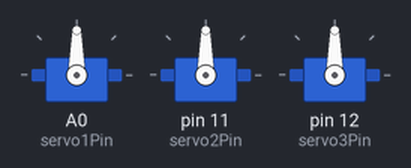
Simulated run of this sketch. Board: Arduino Uno, built with avr-gcc and run on an emulated ATmega328P. On the bench: 3 × servo. What the sketch prints to the serial monitor is not drawn.

Above: at 0.05 s.
At 0.4 s:
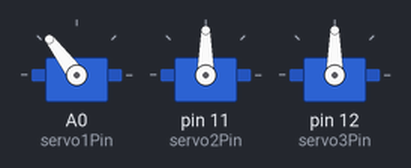
At 0.75 s:
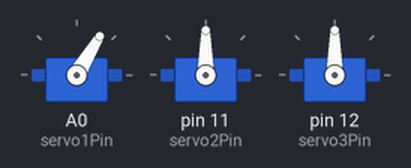
At 1.4 s:
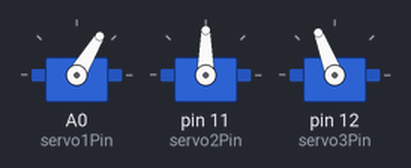
Timing chart, 0 to 3.3 s (numbered marks = the images above):
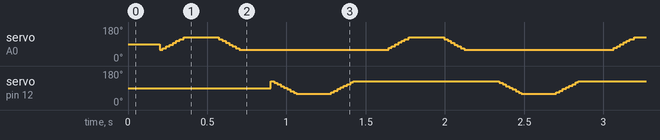

Measured:
- by itself, servo on pin 12 (servo3Pin): repeats every 1.4 s: 118° 0.02 s, 109° 0.02 s, 100° 0.02 s, 92° 0.02 s, 83° 0.02 s, 74° 0.02 s, 66° 0.02 s, 59° 0.22 s, 68° 0.02 s, 76° 0.02 s, 85° 0.02 s, 94° 0.02 s, 102° 0.02 s, 111° 0.02 s, 120° 0.02 s, 127° 0.92 s

The sketch:

SERVO_3_10_2025_a.ino
```cpp
#include <Servo.h>

Servo servo1;
Servo servo2;
Servo servo3;

const int servo1Pin = A0;
const int servo2Pin = 11;
const int servo3Pin = 12;

// Neutral Position is 1500
// Increase in pulse is more open
// Decrease in pulse is more closed
const int midPulse = 1500;
const int minPulse = 1150; // 1100 currently hitting something
const int maxPulse = 1850; // FULL OPEN is 1850
// Step delay is fastest at 1
// Increasing step delay (1-10) slows movement
const int stepDelay = 1;  // Delay between steps

// Change per input (higher number is slower)
// 30 is roughly max
const int pulseDelta = 5;

void setup() {
    servo1.attach(servo1Pin);
    servo2.attach(servo2Pin);
    servo3.attach(servo3Pin);
    Serial.begin(115200);
    Serial.println("Program started");
}

void loop() {
    Serial.println("Program running");
    delay(200);
    moveServo(servo1, 1150, 1850);
    delay(200);
    moveServo(servo1, 1850, 1150);
    delay(200);
    moveServo(servo3, 1150, 1850);
    delay(200);
    moveServo(servo3, 1850, 1150);

}

void moveServo(Servo &servoNum, int from, int to) {
    if (from < to) {
        for (int pulse = from; pulse <= to; pulse += pulseDelta) {
            servoNum.writeMicroseconds(pulse);

            // Correct way to check if this is servo3
            if (&servoNum == &servo3) {
                servoNum.writeMicroseconds(maxPulse - (pulse - minPulse));
            }

            delay(stepDelay);
        }
    } else {
        for (int pulse = from; pulse >= to; pulse -= pulseDelta) {
            servoNum.writeMicroseconds(pulse);

            // Correct way to check if this is servo3
            if (&servoNum == &servo3) {
                servoNum.writeMicroseconds(maxPulse - (pulse - minPulse));
            }

            delay(stepDelay);
        }
    }
}
```
